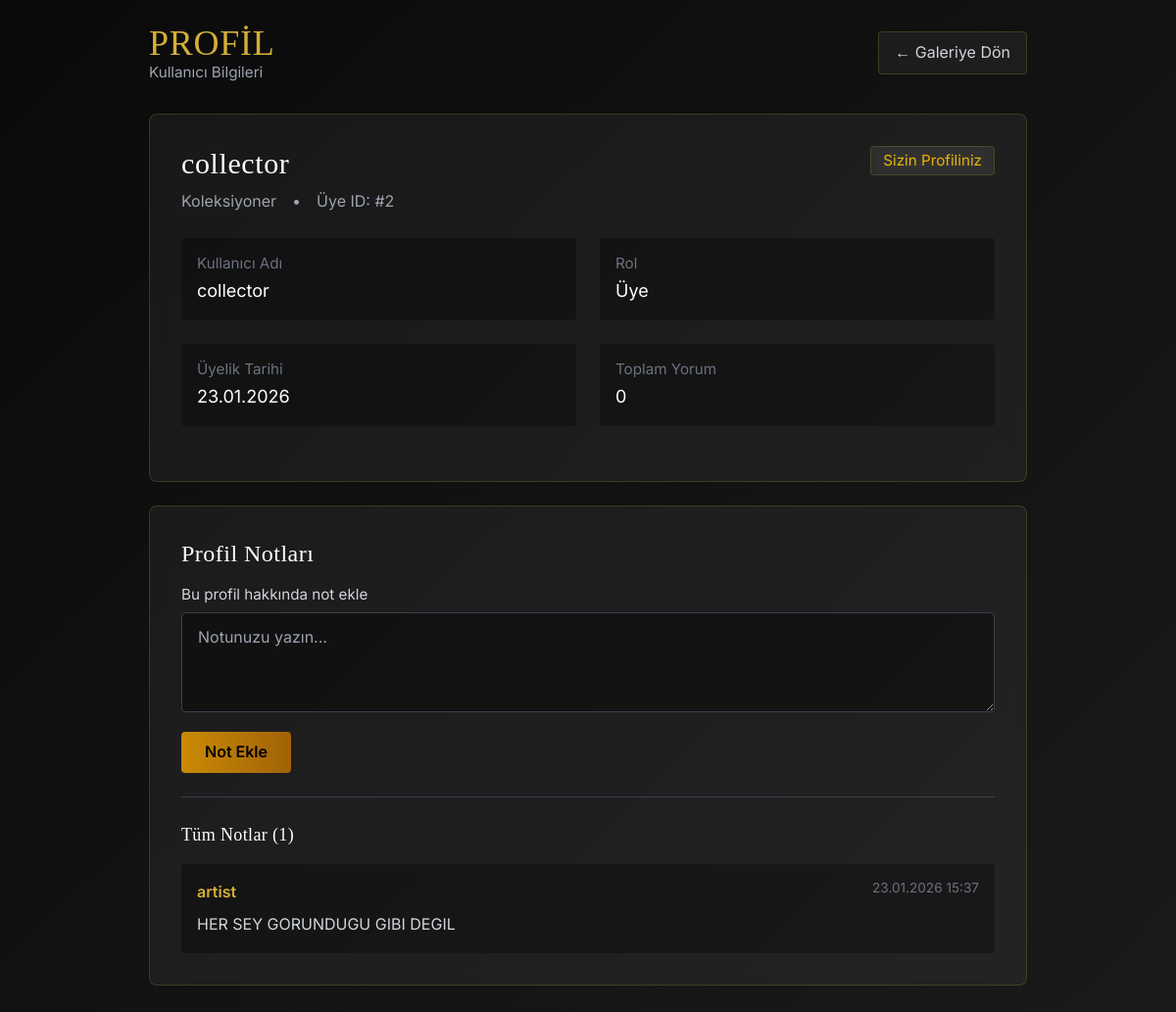
Screenshot of /pages/profile.php?id=2 (signed in) with the database file from the repository.
### tables this page shows
CREATE TABLE `users` (
  `id` int(11) NOT NULL,
  `username` varchar(50) NOT NULL,
  `password` varchar(255) NOT NULL,
  `role` varchar(20) DEFAULT 'member',
  `created_at` timestamp NOT NULL DEFAULT current_timestamp()
);

CREATE TABLE `profile_notes` (
  `id` int(11) NOT NULL,
  `profile_user_id` int(11) NOT NULL,
  `note_author` varchar(50) NOT NULL,
  `note` text NOT NULL,
  `created_at` timestamp NOT NULL DEFAULT current_timestamp()
);

### pages/profile.php (the view, shortened to what this page needs)
<?php
require_once '../includes/db_connect.php';
try {
    $pdo->exec("CREATE TABLE IF NOT EXISTS profile_notes (
        id INT AUTO_INCREMENT PRIMARY KEY,
        profile_user_id INT NOT NULL,
        note_author VARCHAR(50) NOT NULL,
        note TEXT NOT NULL,
        created_at TIMESTAMP DEFAULT CURRENT_TIMESTAMP
    )");
} catch(PDOException $e) {
}
$user_id = isset($_GET['id']) ? $_GET['id'] : 1;
try {
    $stmt = $pdo->prepare("SELECT id, username, role, created_at FROM users WHERE id = ?");
    $stmt->execute([$user_id]);
    $profile = $stmt->fetch(PDO::FETCH_ASSOC);
} catch(PDOException $e) {
    $error = "Profil yüklenirken hata oluştu";
}
$comments = [];
if($profile) {
    $stmt = $pdo->prepare("SELECT c.*, c.created_at FROM comments c WHERE c.username = ? ORDER BY c.created_at DESC LIMIT 10");
    $stmt->execute([$profile['username']]);
    $comments = $stmt->fetchAll(PDO::FETCH_ASSOC);
}
$profile_notes = [];
if($profile) {
    $stmt = $pdo->prepare("SELECT * FROM profile_notes WHERE profile_user_id = ? ORDER BY created_at DESC");
    $stmt->execute([$profile['id']]);
    $profile_notes = $stmt->fetchAll(PDO::FETCH_ASSOC);
}
$current_user_stmt = $pdo->prepare("SELECT id FROM users WHERE username = ?");
$current_user_stmt->execute([$_SESSION['username']]);
$current_user = $current_user_stmt->fetch(PDO::FETCH_ASSOC);
?>
<!DOCTYPE html>
<html lang="tr">
<head>
    <script src="https://cdn.tailwindcss.com"></script>
    <link rel="stylesheet" href="../assets/css/style.css">
</head>
<body class="min-h-screen p-6">
    <div class="max-w-4xl mx-auto">
        <div class="flex justify-between items-center mb-8 fade-in">
            <div>
                <h1 class="text-4xl font-light gold-text">PROFİL</h1>
                <p class="text-gray-400 text-sm">Kullanıcı Bilgileri</p>
            </div>
            <a href="dashboard.php" class="glass px-4 py-2 rounded text-gray-300 hover:bg-gray-800 transition">
                ← Galeriye Dön
            </a>
        </div>
        <?php if(isset($error)): ?>
            <div class="alert alert-error mb-6">
                <?php echo $error; ?>
            </div>
        <?php else: ?>
            <div class="glass rounded-lg p-8 mb-6 fade-in">
                <div class="flex items-start justify-between mb-6">
                    <div>
                        <h2 class="text-3xl font-light text-white mb-2"><?php echo htmlspecialchars($profile['username']); ?></h2>
                        <div class="flex items-center gap-4 text-gray-400">
                            <span class="<?php echo $profile['role'] == 'admin' ? 'text-yellow-500' : 'text-gray-400'; ?>">
                                <?php echo $profile['role'] == 'admin' ? 'Yönetici' : 'Koleksiyoner'; ?>
                            </span>
                            <span>•</span>
                            <span>Üye ID: #<?php echo $profile['id']; ?></span>
                        </div>
                    </div>
                    <?php if($current_user['id'] == $profile['id']): ?>
                        <span class="glass px-3 py-1 rounded text-yellow-500 text-sm">Sizin Profiliniz</span>
                    <?php endif; ?>
                </div>
                <div class="grid grid-cols-1 md:grid-cols-2 gap-6 mb-6">
                    <div class="bg-black/30 rounded p-4">
                        <p class="text-gray-500 text-sm mb-1">Kullanıcı Adı</p>
                        <p class="text-white text-lg"><?php echo htmlspecialchars($profile['username']); ?></p>
                    </div>
                    <div class="bg-black/30 rounded p-4">
                        <p class="text-gray-500 text-sm mb-1">Rol</p>
                        <p class="text-white text-lg"><?php echo $profile['role'] == 'admin' ? 'Yönetici' : 'Üye'; ?></p>
                    </div>
                    <div class="bg-black/30 rounded p-4">
                        <p class="text-gray-500 text-sm mb-1">Üyelik Tarihi</p>
                        <p class="text-white text-lg"><?php echo date('d.m.Y', strtotime($profile['created_at'])); ?></p>
                    </div>
                    <div class="bg-black/30 rounded p-4">
                        <p class="text-gray-500 text-sm mb-1">Toplam Yorum</p>
                        <p class="text-white text-lg"><?php echo count($comments); ?></p>
                    </div>
                </div>
            </div>
            <div class="glass rounded-lg p-8 mb-6 fade-in">
                <h3 class="text-2xl font-light text-white mb-4">Profil Notları</h3>
                <form method="POST" class="mb-6">
                    <div class="mb-3">
                        <label class="block text-gray-300 text-sm mb-2">Bu profil hakkında not ekle</label>
                        <textarea name="profile_note" rows="3" placeholder="Notunuzu yazın..." required
                                  class="w-full bg-black/40 border border-gray-700 rounded px-4 py-3 text-white focus:border-yellow-600 focus:outline-none"></textarea>
                    </div>
                    <button type="submit"
                            class="bg-gradient-to-r from-yellow-600 to-yellow-700 hover:from-yellow-500 hover:to-yellow-600 text-black font-semibold px-6 py-2 rounded transition-all">
                        Not Ekle
                    </button>
                </form>
                <?php if(count($profile_notes) > 0): ?>
                <div class="border-t border-gray-700 pt-6">
                    <h4 class="text-lg font-light text-white mb-4">Tüm Notlar (<?php echo count($profile_notes); ?>)</h4>
                    <div class="space-y-3">
                        <?php foreach($profile_notes as $note): ?>
                        <div class="bg-black/30 rounded p-4">
                            <div class="flex items-start justify-between mb-2">
                                <span class="gold-text font-semibold"><?php echo $note['note_author']; ?></span>
                                <span class="text-gray-500 text-xs"><?php echo date('d.m.Y H:i', strtotime($note['created_at'])); ?></span>
                            </div>
                            <p class="text-gray-300"><?php echo $note['note']; ?></p>
                        </div>
                        <?php endforeach; ?>
                    </div>
                </div>
                <?php else: ?>
                <div class="text-center py-6">
                    <p class="text-gray-500">Henüz not eklenmemiş.</p>
                </div>
                <?php endif; ?>
            </div>
        <?php endif; ?>
    </div>
</body>
</html>

### assets/css/style.css (style rules this page uses)
body { background: linear-gradient(135deg, #0a0a0a 0%, #1a1a1a 100%); font-family: 'Inter', 'Segoe UI', -apple-system, BlinkMacSystemFont, sans-serif; margin: 0; padding: 0; min-height: 100vh; font-size: 16px; }
.glass { background: rgba(255, 255, 255, 0.05); backdrop-filter: blur(10px); border: 1px solid rgba(212, 175, 55, 0.2); transition: all 0.3s ease; }
.gold-text { color: #D4AF37; }
h1, h2, h3, h4, h5, h6 { font-family: 'Cinzel', 'Georgia', serif; font-weight: 500; letter-spacing: 0.02em; }
h1 { font-size: 2.5rem; }
h2 { font-size: 2rem; }
h3 { font-size: 1.5rem; }
p, span, div, input, textarea, button { font-family: 'Inter', 'Segoe UI', sans-serif; font-size: 1rem; line-height: 1.6; }
.text-sm { font-size: 0.95rem !important; }
.text-xs { font-size: 0.85rem !important; }
.gold-text, .text-3xl, .text-4xl, .text-5xl, .text-7xl { font-variant-numeric: lining-nums; font-feature-settings: "lnum" 1; }
input[type="text"], input[type="password"], textarea { background: rgba(0, 0, 0, 0.4); border: 1px solid #4a4a4a; color: white; transition: all 0.3s ease; }
.fade-in { animation: fadeIn 0.6s ease-out; }

### rows the page displays
users: username "collector", id "2", created_at "23.01.2026"
profile_notes: note_author "artist", created_at "23.01.2026 15:37", note "HER SEY GORUNDUGU GIBI DEGIL"

### other values shown
count($comments) "0"
count($profile_notes) "1"
